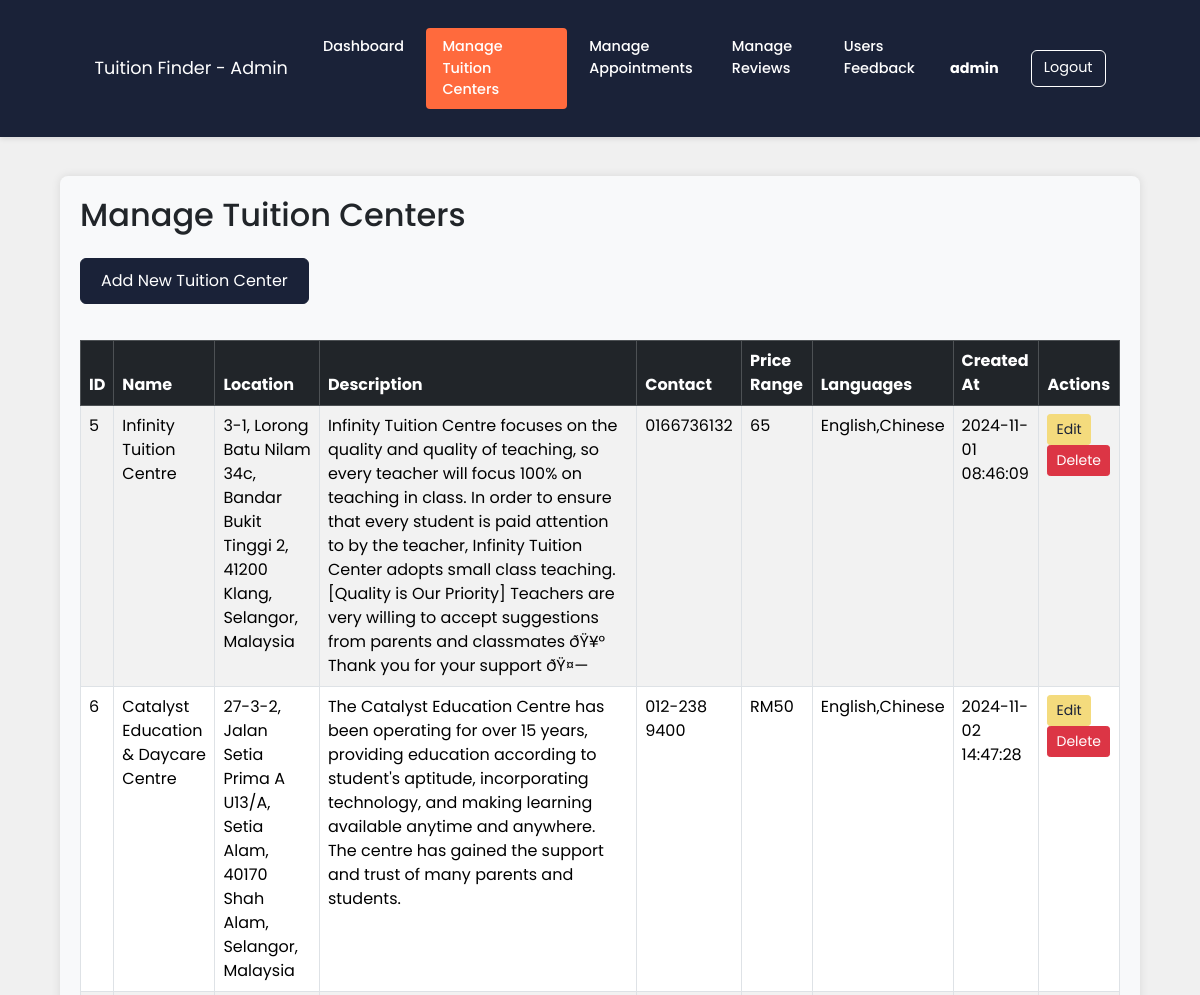
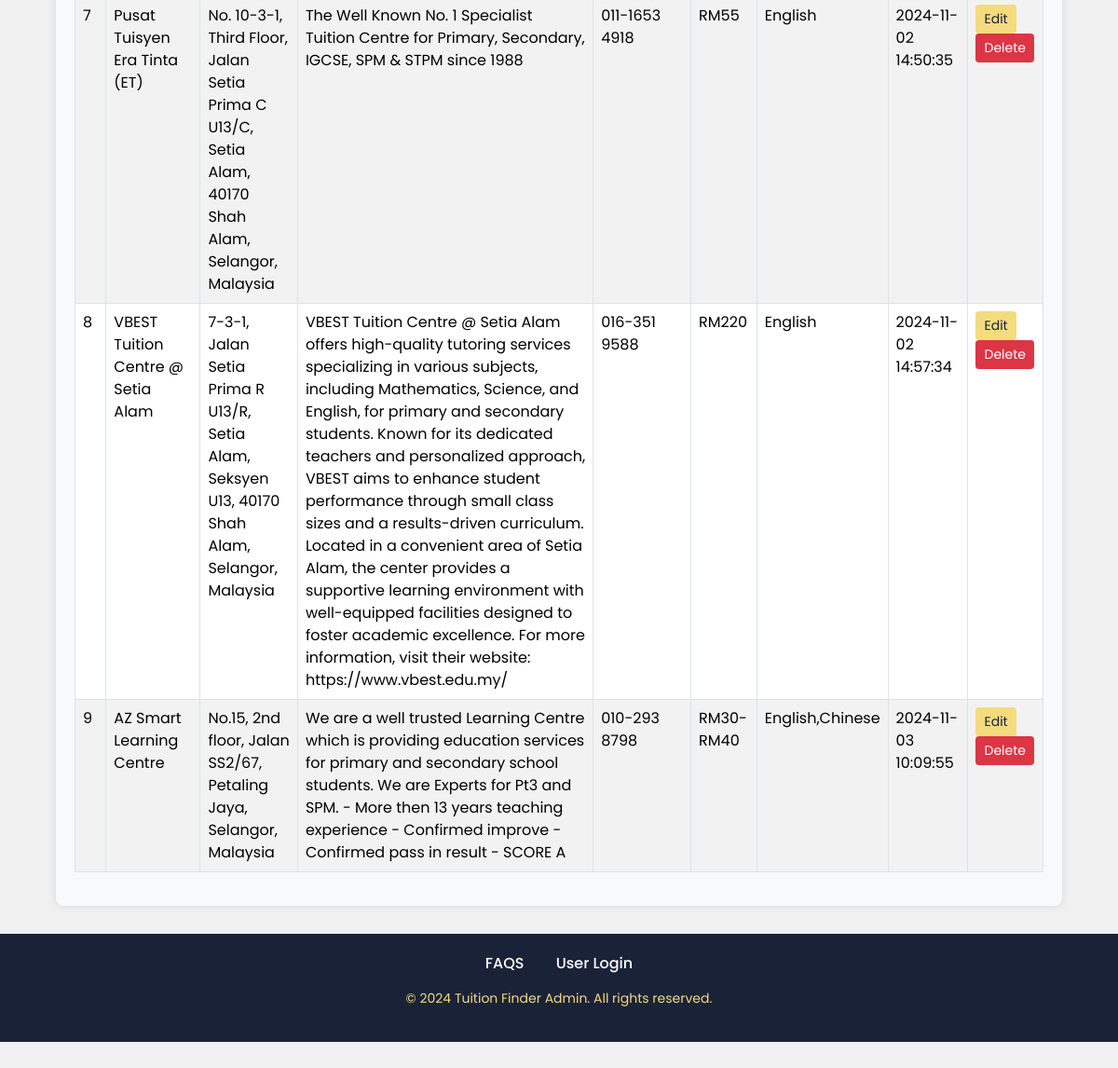
The page /manage_tuition.php (signed in) on the database its author committed (2 pictures, top to bottom).
### tables this page shows
CREATE TABLE `tuition_centers` (
  `id` int(11) NOT NULL,
  `name` varchar(255) DEFAULT NULL,
  `address` text DEFAULT NULL,
  `city` varchar(255) DEFAULT NULL,
  `latitude` decimal(9,6) DEFAULT NULL,
  `longitude` decimal(9,6) DEFAULT NULL,
  `image` varchar(255) DEFAULT NULL,
  `created_at` timestamp NOT NULL DEFAULT current_timestamp(),
  `course_tags` varchar(255) DEFAULT NULL,
  `teaching_language` varchar(255) DEFAULT 'English,Bahasa Malaysia,Chinese',
  `price_range` varchar(50) DEFAULT NULL,
  `contact` varchar(255) DEFAULT NULL,
  `description` text DEFAULT NULL
);

### manage_tuition.php (the view, shortened to what this page needs)
<?php
require_once 'connection.php';
$query = "SELECT id, name, address AS location, description, contact, course_tags, teaching_language, price_range, created_at FROM tuition_centers";
$result = $conn->query($query);
?>
<!DOCTYPE html>
<html lang="en">
<head>
    <link href="https://cdn.jsdelivr.net/npm/bootstrap@5.3.3/dist/css/bootstrap.min.css" rel="stylesheet"
>
    <link rel="stylesheet" href="style.css">
</head>
<body>
    <?php include 'admin_navbar.php'; ?>
    <br><br><br>
    <div class="container-fluid admin-dashboard-container mt-4">
        <div class="row">
            <div class="col-12">
                <h2 class="mb-4">Manage Tuition Centers</h2>
                <a href="add_tuition.php" class="btn btn-primary mb-3">Add New Tuition Center</a>
                <div class="table-responsive">
                    <table class="table table-bordered table-striped">
                        <thead class="table-dark">
                            <tr>
                                <th>ID</th>
                                <th>Name</th>
                                <th>Location</th>
                                <th>Description</th>
                                <th>Contact</th>
                                <th>Price Range</th>
                                <th>Languages</th>
                                <th>Created At</th>
                                <th>Actions</th>
                            </tr>
                        </thead>
                        <tbody>
                            <?php if ($result->num_rows > 0): ?>
                                <?php while ($center = $result->fetch_assoc()): ?>
                                    <tr>
                                        <td><?php echo htmlspecialchars($center['id']); ?></td>
                                        <td><?php echo htmlspecialchars($center['name']); ?></td>
                                        <td><?php echo htmlspecialchars($center['location']); ?></td>
                                        <td><?php echo htmlspecialchars($center['description']); ?></td>
                                        <td><?php echo htmlspecialchars($center['contact']); ?></td>
                                        <td><?php echo htmlspecialchars($center['price_range']); ?></td>
                                        <td><?php echo htmlspecialchars($center['teaching_language']); ?></td>
                                        <td><?php echo htmlspecialchars($center['created_at']); ?></td>
                                        <td>
                                            <a href="edit_tuition.php?id=<?php echo $center['id']; ?>" class="btn btn-sm btn-warning">Edit</a>
                                            <a href="manage_tuition.php?delete=<?php echo $center['id']; ?>" class="btn btn-sm btn-danger" onclick="return confirm('Are you sure you want to delete this tuition center?');">Delete</a>
                                        </td>
                                    </tr>
                                <?php endwhile; ?>
                            <?php endif; ?>
                        </tbody>
                    </table>
                </div>
            </div>
        </div>
    </div>
    <?php include 'admin_footer.php'; ?>
</body>
</html>

### rows shown on the page
tuition_centers: id "5", name "Infinity Tuition Centre", address "3-1, Lorong Batu Nilam 34c, Bandar Bukit Tinggi 2, 41200 Klang, Selangor, Malaysia", description "Infinity Tuition Centre focuses on the quality and quality of teaching, so every teacher will focus 100% on teaching in class. In order to ensure that every student is paid attention to by the teacher, Infinity Tuition Center adopts small class teaching. [Quality is Our Priority] Teachers are very willing to accept suggestions from parents and classmates ðŸ¥° Thank you for your support ðŸ¤—", contact "0166736132", price_range "65", teaching_language "English,Chinese", created_at "2024-11-01 08:46:09"
tuition_centers: id "6", name "Catalyst Education & Daycare Centre", address "27-3-2, Jalan Setia Prima A U13/A, Setia Alam, 40170 Shah Alam, Selangor, Malaysia", description "The Catalyst Education Centre has been operating for over 15 years, providing education according to student's aptitude, incorporating technology, and making learning available anytime and anywhere. The centre has gained the support and trust of many parents and students.", contact "012-238 9400", price_range "RM50", teaching_language "English,Chinese", created_at "2024-11-02 14:47:28"
tuition_centers: id "7", name "Pusat Tuisyen Era Tinta (ET)", address "No. 10-3-1, Third Floor, Jalan Setia Prima C U13/C, Setia Alam, 40170 Shah Alam, Selangor, Malaysia", description "The Well Known No. 1 Specialist Tuition Centre for Primary, Secondary, IGCSE, SPM & STPM since 1988", contact "011-1653 4918", price_range "RM55", teaching_language "English", created_at "2024-11-02 14:50:35"
tuition_centers: id "8", name "VBEST Tuition Centre @ Setia Alam", address "7-3-1, Jalan Setia Prima R U13/R, Setia Alam, Seksyen U13, 40170 Shah Alam, Selangor, Malaysia", description "VBEST Tuition Centre @ Setia Alam offers high-quality tutoring services specializing in various subjects, including Mathematics, Science, and English, for primary and secondary students. Known for its dedicated teachers and personalized approach, VBEST aims to enhance student performance through small class sizes and a results-driven curriculum. Located in a convenient area of Setia Alam, the center provides a supportive learning environment with well-equipped facilities designed to foster academic excellence. For more information, visit their website: https://www.vbest.edu.my/", contact "016-351 9588", price_range "RM220", teaching_language "English", created_at "2024-11-02 14:57:34"
tuition_centers: id "9", name "AZ Smart Learning Centre", address "No.15, 2nd floor, Jalan SS2/67, Petaling Jaya, Selangor, Malaysia", description "We are a well trusted Learning Centre which is providing education services for primary and secondary school students. We are Experts for Pt3 and SPM. - More then 13 years teaching experience - Confirmed improve - Confirmed pass in result - SCORE A", contact "010-293 8798", price_range "RM30-RM40", teaching_language "English,Chinese", created_at "2024-11-03 10:09:55"

### other values the page prints
$_SESSION['admin_username'] "admin"
